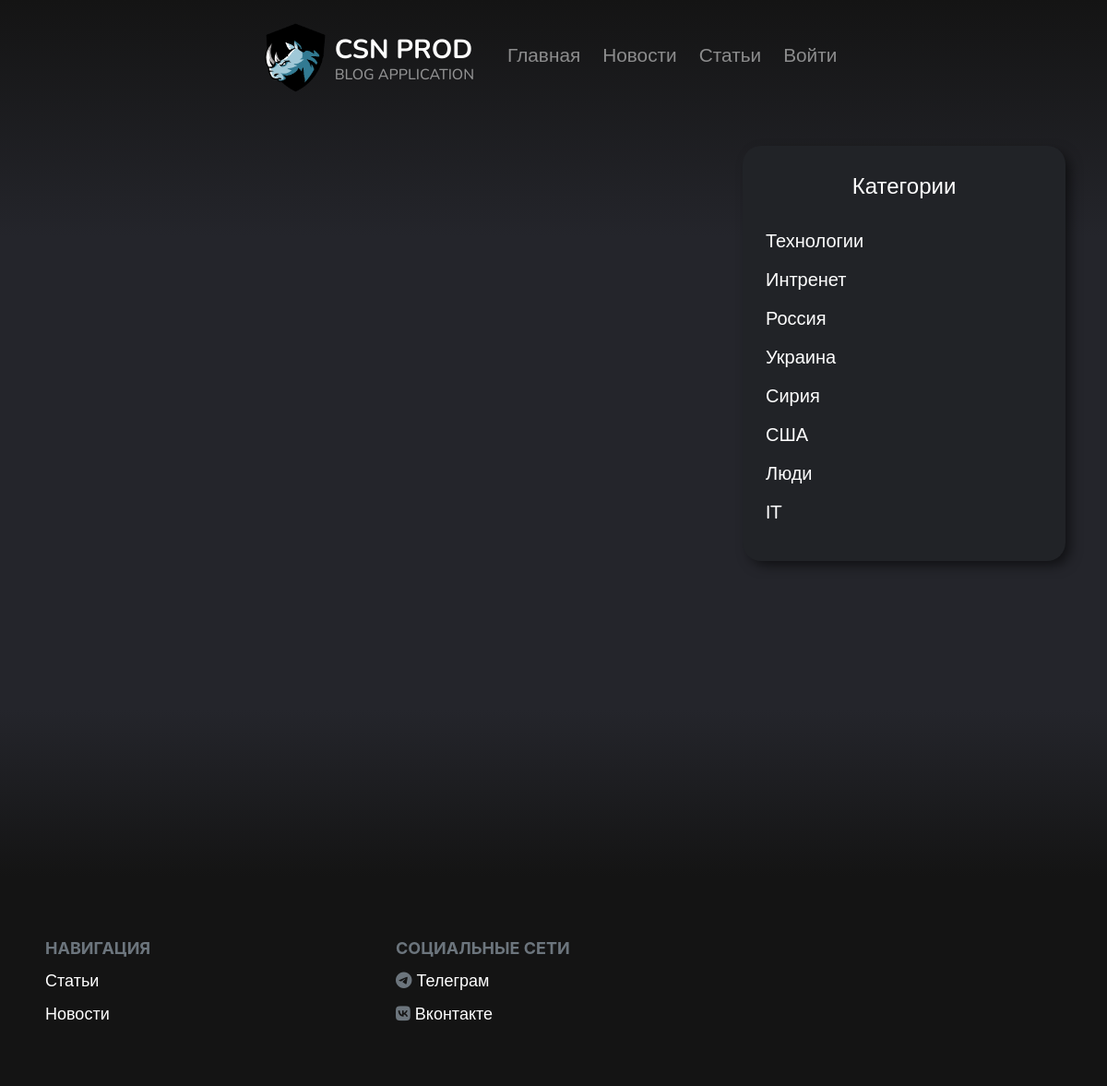
The page /news/siriy on the database as committed earlier.
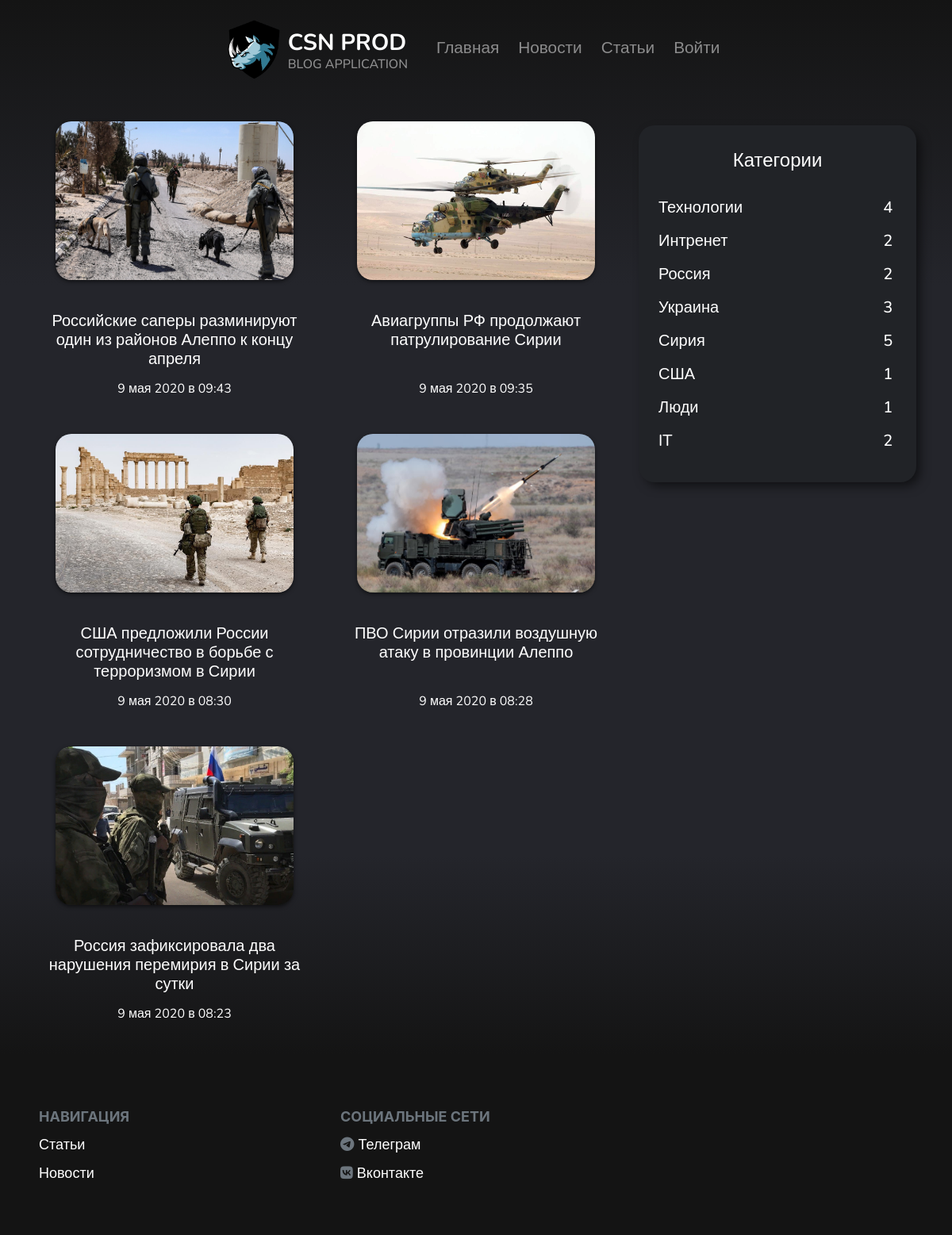
The same page on the database as committed later.
### news/models.py (models this page shows, shortened)
class News(models.Model):
    title = models.CharField(max_length=128)
    text = models.TextField()
    image = models.ImageField(upload_to='media/news')
    category = models.ForeignKey(CategoryNews, blank=True, null=True, on_delete=models.CASCADE)
    author = models.ForeignKey(User, default=1, on_delete=models.CASCADE)
    publication_date = models.DateTimeField(auto_now_add=True)
    on_main = models.BooleanField(default=False)
    img_to_slider = models.BooleanField(default=False)
    is_active = models.BooleanField(default=True)
    class Meta:
        verbose_name = 'Новости'
        verbose_name_plural = 'Новости'

### news/views.py (the view)
# urls.py: path('siriy', views.NewsSiriy.as_view(), name='news-siriy'),
class NewsSiriy(ListView):
    model = News
    template_name = 'news/news_category.html'
    def get_context_data(self, **kwargs):
        ctx = super(NewsSiriy, self).get_context_data(**kwargs)
        ctx['news'] = News.objects.filter(category=5).order_by('-id')
        ctx['title'] = 'Сирия'
        ctx['category'] = get_category()
        return ctx

### news/views.py (called while the page is built)
def get_category():
    category = CategoryNews.objects.all()
    all_category = dict()
    number = 0
    for item in category:
        number += 1
        all_category[item.name] = News.objects.filter(category=number).count()
    return all_category

### templates/news/news_category.html
{% extends 'category_news_main.html' %}

### templates/category_news_main.html
{% extends 'main.html' %}
{% block main %}
  <div class="container wow fadeIn" data-wow-delay="1s">
    <div class="row">
      <div class="col-8" id="post_list">
        <div class="row">
          {% for post in news %}
            <div class="col-6" id="post">
              <div class="image">
                <img id="img_post" src="{{ post.image.url }}" alt="Изображение поста">
              </div>
              <a href="{% url 'news-detail' post.id %}"><h5>{{ post.title|striptags|truncatechars:75 }}</h5></a>
              <p>{{ post.publication_date|date:'j E Y в H:i' }}</p>
            </div>
          {% endfor %}
        </div>
      </div>
      <div class="col-4 category">
        <div class="category-content">
          <h4>Категории</h4>
          <div class="row">
            <div class="col-10">
              <a href="{% url 'news-technologies' %}"><h5>Технологии</h5></a>
              <a href="{% url 'news-internet' %}"><h5>Интренет</h5></a>
              <a href="{% url 'news-russia' %}"><h5>Россия</h5></a>
              <a href="{% url 'news-ukraine' %}"><h5>Украина</h5></a>
              <a href="{% url 'news-siriy' %}"><h5>Сирия</h5></a>
              <a href="{% url 'news-usa' %}"><h5>США</h5></a>
              <a href="{% url 'news-people' %}"><h5>Люди</h5></a>
              <a href="{% url 'news-it' %}"><h5>IT</h5></a>
            </div>
            <div class="col-2">
              {% for key, value in category.items %}
                <h5>{{ value }}</h5>
              {% endfor %}
            </div>
          </div>
        </div>
      </div>
    </div>
  </div>
{% endblock %}

Rows that differ between the two databases and show on the page:
added News: image (picture), title "Российские саперы разминируют один из районов Алеппо к концу апреля", publication_date "9 мая 2020 в 09:43"
added News: image (picture), title "Авиагруппы РФ продолжают патрулирование Сирии", publication_date "9 мая 2020 в 09:35"
added News: image (picture), title "США предложили России сотрудничество в борьбе с терроризмом в Сирии", publication_date "9 мая 2020 в 08:30"
added News: image (picture), title "ПВО Сирии отразили воздушную атаку в провинции Алеппо", publication_date "9 мая 2020 в 08:28"
added News: image (picture), title "Россия зафиксировала два нарушения перемирия в Сирии за сутки", publication_date "9 мая 2020 в 08:23"
Other text that changed with them:
new list line: "4"
new list line: "2"
new list line: "3"
new list line: "5"
new list line: "1"
